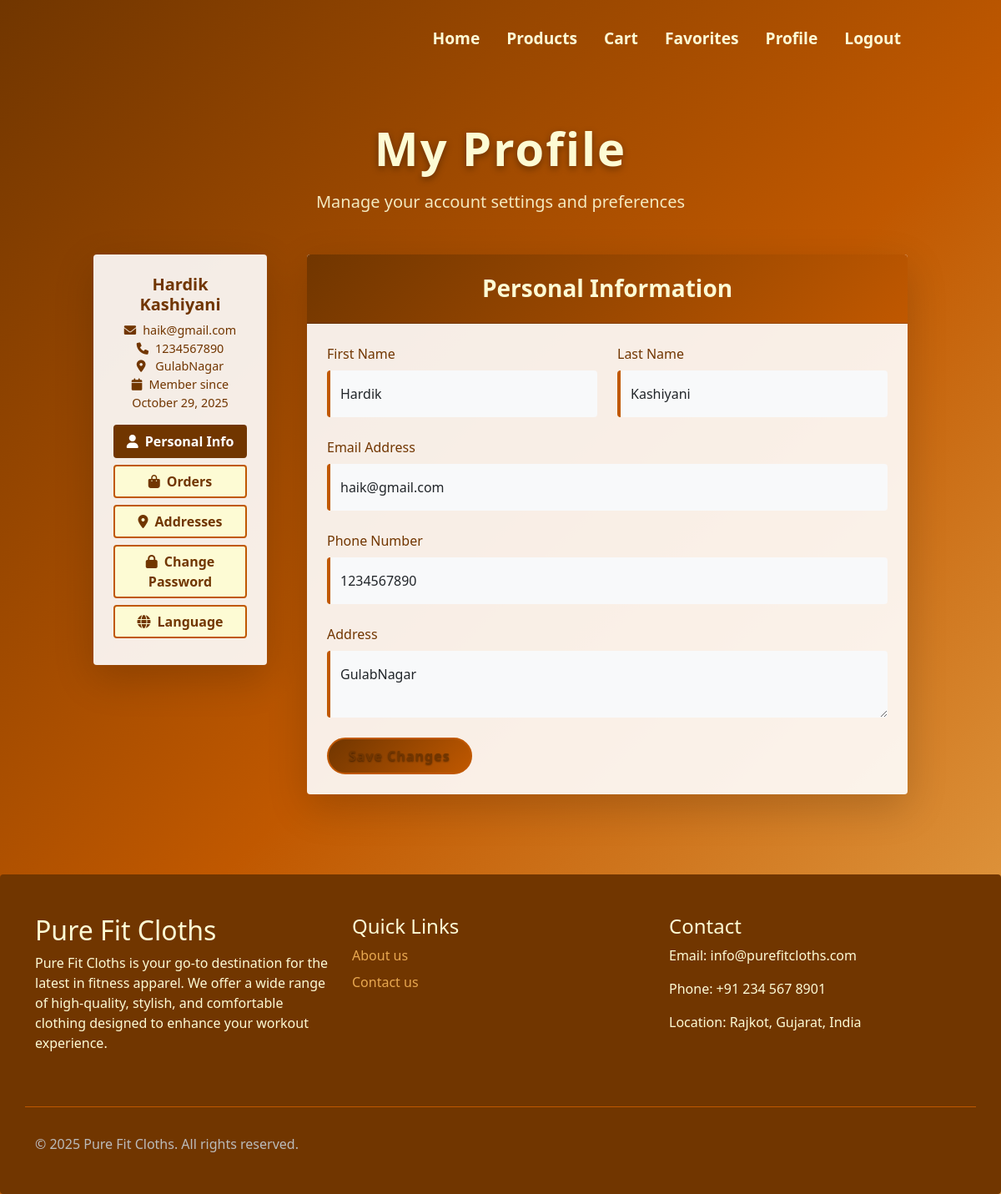
Screenshot of /profile.php (signed in) with the database file from the repository.
### tables this page shows
CREATE TABLE `users` (
  `user_id` int(11) NOT NULL,
  `username` varchar(60) NOT NULL,
  `email` varchar(150) NOT NULL,
  `password` varchar(255) NOT NULL,
  `first_name` varchar(80) DEFAULT NULL,
  `last_name` varchar(80) DEFAULT NULL,
  `phone` varchar(24) DEFAULT NULL,
  `address` text DEFAULT NULL,
  `role_id` int(11) NOT NULL DEFAULT 2,
  `is_active` tinyint(1) NOT NULL DEFAULT 1,
  `is_email_verified` tinyint(1) DEFAULT 0,
  `is_verified` tinyint(1) NOT NULL DEFAULT 0,
  `verification_token` varchar(255) DEFAULT NULL,
  `verification_sent_at` datetime DEFAULT NULL,
  `verified_at` datetime DEFAULT NULL,
  `created_at` timestamp NOT NULL DEFAULT current_timestamp(),
  `updated_at` timestamp NOT NULL DEFAULT current_timestamp() ON UPDATE current_timestamp()
);

### profile.php (the view, shortened to what this page needs)
<?php
include 'connection.php';
$user_id = (int)$_SESSION['user_id'];
$user = null;
$stmt = mysqli_prepare($conn, "SELECT username, email, first_name, last_name, phone, address, created_at FROM users WHERE user_id = ? LIMIT 1");
mysqli_stmt_bind_param($stmt, 'i', $user_id);
mysqli_stmt_execute($stmt);
$res = mysqli_stmt_get_result($stmt);
if ($res && $row = mysqli_fetch_assoc($res)) {
    $user = $row;
}
?>
<div class="container-fluid py-5">
    <div class="row justify-content-center">
        <div class="col-12 col-lg-10">
            <div class="text-center mb-5 mt-5 pt-5">
                <h1 class="display-4 fw-bold mb-3" style="color: #FDFBD4; letter-spacing: 2px; text-shadow: 0 3px 8px rgba(0,0,0,0.35);">
                    My Profile
                </h1>
                <p class="lead" style="color: rgba(253,251,212,0.9);">
                    Manage your account settings and preferences
                </p>
            </div>
            <div class="row g-5">
                <div class="col-12 col-lg-3">
                    <div class="card shadow-lg border-0 rounded-4 overflow-hidden" style="background: rgba(255, 255, 255, 0.9); backdrop-filter: blur(20px);">
                        <div class="card-body p-4 text-center">
                            <h5 class="fw-bold mb-2" style="color: #713600; ">
                                <?php echo htmlspecialchars(($user['first_name'] ?? '') . ' ' . ($user['last_name'] ?? '')); ?>
                            </h5>
                            <p class="mb-3" style="color: #713600; font-size: 0.9rem;">
                                <i class="fas fa-envelope me-2"></i><?php echo htmlspecialchars($user['email'] ?? ''); ?><br>
                                <?php if (!empty($user['phone'])): ?>
                                <i class="fas fa-phone me-2"></i><?php echo htmlspecialchars($user['phone'] ?? ''); ?><br>
                                <?php endif; ?>
                                <?php if (!empty($user['address'])): ?>
                                <i class="fas fa-map-marker-alt me-2"></i>
                                <?php
                                    $profile_addr_raw = $user['address'];
                                    $profile_addr_raw = str_replace('\\n', "\n", $profile_addr_raw);
                                ?>
                                <?php echo nl2br(htmlspecialchars($profile_addr_raw ?? '')); ?><br>
                                <?php endif; ?>
                                <i class="fas fa-calendar me-2"></i>Member since <?php echo htmlspecialchars(date('F j, Y', strtotime($user['created_at'] ?? 'now'))); ?>
                            </p>
                            <div class="profile-nav">
                                <button class="btn w-100 mb-2 profile-nav-btn active" data-target="personal-info"
                                        style="background: #C05800; color: #FDFBD4; border: none;  transition: all 0.3s ease;">
                                    <i class="fas fa-user me-2"></i>Personal Info
                                </button>
                                <button class="btn w-100 mb-2 profile-nav-btn" data-target="orders"
                                        style="background: #FDFBD4; color: #713600; border: 2px solid #C05800;  transition: all 0.3s ease;">
                                    <i class="fas fa-shopping-bag me-2"></i>Orders
                                </button>
                                <button class="btn w-100 mb-2 profile-nav-btn" data-target="addresses"
                                        style="background: #FDFBD4; color: #713600; border: 2px solid #C05800;  transition: all 0.3s ease;">
                                    <i class="fas fa-map-marker-alt me-2"></i>Addresses
                                </button>
                                <button class="btn w-100 mb-2 profile-nav-btn" data-target="change-password"
                                        style="background: #FDFBD4; color: #713600; border: 2px solid #C05800;  transition: all 0.3s ease;">
                                    <i class="fas fa-lock me-2"></i>Change Password
                                </button>
                                <button class="btn w-100 mb-2 profile-nav-btn" data-target="language"
                                        style="background: #FDFBD4; color: #713600; border: 2px solid #C05800;  transition: all 0.3s ease;">
                                    <i class="fas fa-globe me-2"></i>Language
                                </button>
                            </div>
                        </div>
                    </div>
                </div>
                <div class="col-12 col-lg-9">
                    <div class="profile-section active" id="personal-info">
                        <div class="card shadow-lg border-0 rounded-4 overflow-hidden" style="background: rgba(255, 255, 255, 0.9); backdrop-filter: blur(20px);">
                            <div class="card-header text-center py-4" style="background: linear-gradient(135deg, #713600, #C05800);">
                                <h3 class="mb-0 fw-bold" style="color: #FDFBD4; ">
                                    Personal Information
                                </h3>
                            </div>
                            <div class="card-body p-4">
                                <form method="POST" action="" novalidate>
                                    <div class="row">
                                        <div class="col-md-6 mb-4">
                                            <label for="first_name" class="form-label fw-semibold" style="color: #713600; ">
                                                First Name
                                            </label>
                                            <input type="text" class="form-control border-0 py-3" id="first_name" name="first_name"
                                                   value="<?php echo htmlspecialchars($user['first_name'] ?? ''); ?>" required
                                                   style="background: #f8f9fa; border-left: 4px solid #C05800 !important; transition: all 0.3s ease;">
                                        </div>
                                        <div class="col-md-6 mb-4">
                                            <label for="last_name" class="form-label fw-semibold" style="color: #713600; ">
                                                Last Name
                                            </label>
                                            <input type="text" class="form-control border-0 py-3" id="last_name" name="last_name"
                                                   value="<?php echo htmlspecialchars($user['last_name'] ?? ''); ?>" required
                                                   style="background: #f8f9fa; border-left: 4px solid #C05800 !important; transition: all 0.3s ease;">
                                        </div>
                                    </div>
                                    <div class="mb-4">
                                        <label for="email" class="form-label fw-semibold" style="color: #713600; ">
                                            Email Address
                                        </label>
                                        <input type="email" class="form-control border-0 py-3" id="email" name="email"
                                               value="<?php echo htmlspecialchars($user['email'] ?? ''); ?>" required
                                               style="background: #f8f9fa; border-left: 4px solid #C05800 !important; transition: all 0.3s ease;">
                                    </div>
                                    <div class="mb-4">
                                        <label for="phone" class="form-label fw-semibold" style="color: #713600; ">
                                            Phone Number
                                        </label>
                                        <input type="tel" class="form-control border-0 py-3" id="phone" name="phone"
                                               value="<?php echo htmlspecialchars($user['phone'] ?? ''); ?>"
                                               style="background: #f8f9fa; border-left: 4px solid #C05800 !important; transition: all 0.3s ease;">
                                    </div>
                                    <div class="mb-4">
                                        <label for="address" class="form-label fw-semibold" style="color: #713600; ">
                                            Address
                                        </label>
                                        <textarea class="form-control border-0 py-3" id="address" name="address" rows="2"
                                                style="background: #f8f9fa; border-left: 4px solid #C05800 !important; transition: all 0.3s ease;"><?php echo htmlspecialchars($user['address'] ?? ''); ?></textarea>
                                    </div>
                                    <button type="submit" class="btn px-4 py-2 rounded-pill fw-bold"
                                            style="background: linear-gradient(135deg, #713600, #C05800); color: #FDFBD4; border: none; letter-spacing: 1px; text-shadow: 0 1px 2px rgba(0,0,0,0.5);">
                                        Save Changes
                                    </button>
                                </form>
                            </div>
                        </div>
                    </div>
                </div>
            </div>
        </div>
    </div>
</div>
<link rel="stylesheet" href="https://cdnjs.cloudflare.com/ajax/libs/font-awesome/6.0.0/css/all.min.css">
<!DOCTYPE html>
<html lang="en">
<head>
</head>
<body class="profile-page">
<?php
include_once 'master_layout.php';
?>
</body>
</html>

### css/main.css (style rules this page uses)
* { margin: 0; padding: 0; box-sizing: border-box; }
body { background-image: radial-gradient(circle, #FDFBD4, #F5E6B3); font-family: 'Segoe UI', Tahoma, Geneva, Verdana, sans-serif; overflow-x: hidden; min-height: 100vh; }
.btn-primary, .btn { background-color: #FDFBD4 !important; color: #713600 !important; border: 2px solid #C05800 !important; font-weight: 600; transition: all 0.3s ease; }
.profile-nav-btn { background: #FDFBD4 !important; color: #713600 !important; border: 2px solid #C05800 !important; font-weight: 600; }
.profile-nav-btn.active { background: #C05800 !important; color: #FDFBD4 !important; }
@media (min-width: 1200px) { .container-fluid { max-width: 1400px; margin: 0 auto; } }

### master_layout.php (style rules this page uses)
body { top: 0px !important; position: static !important; }

### profile.php (style rules this page uses)
.card { transition: transform 0.3s ease, box-shadow 0.3s ease; }
.profile-nav-btn { transition: all 0.3s ease; }
.profile-nav-btn.active { background: #713600 !important; color: white !important; border-color: #713600 !important; }
.container-fluid > * { animation: fadeInUp 0.8s ease forwards; opacity: 0; transform: translateY(30px); }
.container-fluid > *:nth-child(1) { animation-delay: 0.1s; }

### rows the page displays
users: first_name+last_name "Hardik Kashiyani", email "haik@gmail.com", phone "1234567890", address "GulabNagar", created_at "October 29, 2025", first_name "Hardik", last_name "Kashiyani"
